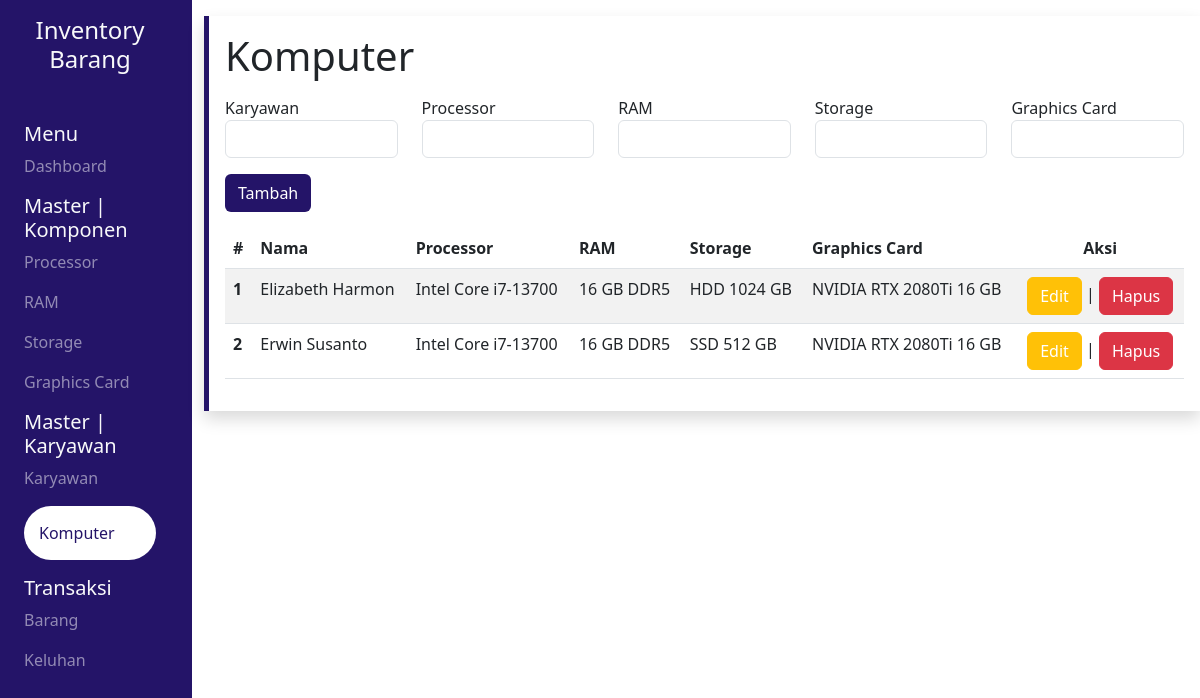
The page /pages/komputer/index.php on the database as committed earlier.
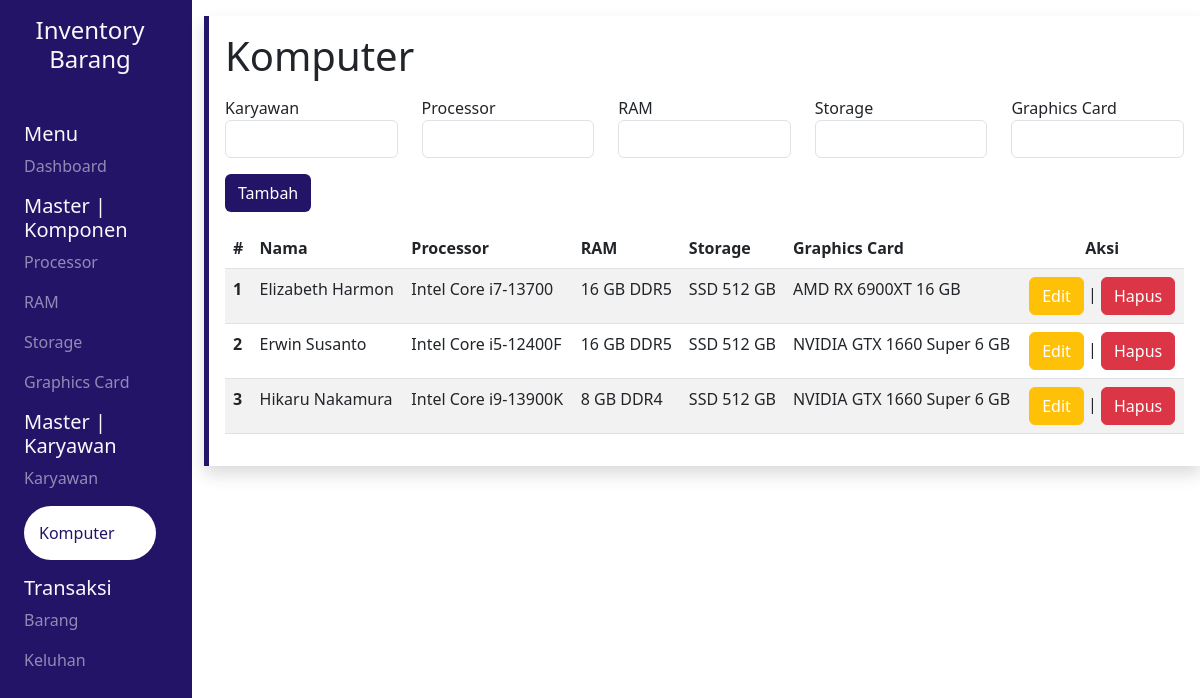
The same page on the database as committed later.
### tables this page shows
CREATE TABLE `komputer` (
  `id` int(11) NOT NULL,
  `id_karyawan` int(11) NOT NULL,
  `id_processor` int(11) NOT NULL,
  `id_ram` int(11) NOT NULL,
  `id_storage` int(11) NOT NULL,
  `id_vga` int(11) NOT NULL
);

CREATE TABLE `karyawan` (
  `id` int(11) NOT NULL,
  `nama` varchar(25) NOT NULL,
  `nip` bigint(18) NOT NULL,
  `jk` enum('Laki - Laki','Perempuan') NOT NULL,
  `divisi` varchar(25) NOT NULL
);

CREATE TABLE `processor` (
  `id` int(11) NOT NULL,
  `nama` varchar(25) NOT NULL,
  `stok` int(11) NOT NULL
);

CREATE TABLE `ram` (
  `id` int(11) NOT NULL,
  `tipe_memori` enum('DDR2','DDR3','DDR4','DDR5') NOT NULL,
  `kapasitas` varchar(25) NOT NULL,
  `stok` int(11) NOT NULL
);

CREATE TABLE `storage` (
  `id` int(11) NOT NULL,
  `tipe` varchar(25) NOT NULL,
  `kapasitas` int(11) NOT NULL,
  `stok` int(11) NOT NULL
);

CREATE TABLE `vga` (
  `id` int(11) NOT NULL,
  `brand` varchar(25) NOT NULL,
  `nama` varchar(25) NOT NULL,
  `vram` int(11) NOT NULL,
  `stok` int(11) NOT NULL
);

### pages/komputer/index.php (the view, shortened to what this page needs)
<?php
include "../src/config/connect.php";
$query_join = "SELECT
    k.id AS id,
    karyawan.nama AS nama_karyawan,
    p.nama AS nama_processor,
    r.kapasitas AS kapasitas_ram,
    r.tipe_memori AS tipe_ram,
    s.tipe AS tipe_storage,
    s.kapasitas AS kapasitas_storage,
    v.brand AS brand_vga,
    v.nama AS nama_vga,
    v.vram AS vram_vga
FROM komputer k
JOIN karyawan ON k.id_karyawan = karyawan.id
JOIN processor p ON k.id_processor = p.id
JOIN ram r ON k.id_ram = r.id
JOIN storage s ON k.id_storage = s.id
JOIN vga v ON k.id_vga = v.id
ORDER BY karyawan.nama ASC";
$result_join = mysqli_query($conn, $query_join);
?>
<!DOCTYPE html>
<html lang="en">
<head>
    <link rel="stylesheet" href="../src/css/global.css">
    <?php include '../src/library/bootstrap.php' ?>
    <?php include '../src/library/datatables.php' ?>
    <?php include '../src/library/sweetalert.php' ?>
</head>
<body>
    <div class="wrapper">
        <div class="row vh-100">
            <section class="col-md-2 sidebar text-light">
                <div class="text-center my-3 mb-5">
                    <h4>Inventory Barang</h4>
                </div>
                <div class="mx-4">
                    <h5>Menu</h5>
                    <a href="../dashboard/">
                        <p class="opacity">Dashboard</p>
                    </a>
                </div>
                <div class="mx-4">
                    <h5>Master | Komponen</h5>
                    <a href="../processor/">
                        <p class="opacity">Processor</p>
                    </a>
                    <a href="../ram/">
                        <p class="opacity">RAM</p>
                    </a>
                    <a href="../storage/">
                        <p class="opacity">Storage</p>
                    </a>
                    <a href="../vga/">
                        <p class="opacity">Graphics Card</p>
                    </a>
                </div>
                <div class="mx-4">
                    <h5>Master | Karyawan</h5>
                    <a href="../karyawan/">
                        <p class="opacity">Karyawan</p>
                        <a href="../komputer/">
                            <p class="opacity-100 aktif rounded-pill">Komputer</p>
                        </a>
                    </a>
                </div>
                <div class="mx-4">
                    <h5>Transaksi</h5>
                    <a href="../barang/">
                        <p class="opacity">Barang</p>
                    </a>
                    <a href="../keluhan/">
                        <p class="opacity">Keluhan</p>
                    </a>
                </div>
            </section>
            <section class="col-md-10 content">
                <div class="wrapper shadow p-3 my-3 left">
                    <h1>Komputer</h1>
                    <form action="" method="POST">
                        <div class="row my-3">
                            <div class="col">
                                <label for="karyawan">Karyawan</label>
                                <input class="form-control" type="text" name="karyawan_input" id="karyawan_input" list="list_karyawan" autocomplete="off" required>
                            </div>
                            <div class="col">
                                <label for="processor">Processor</label>
                                <input class="form-control" type="text" name="processor_input" id="processor_input" list="list_processor" autocomplete="off" required>
                            </div>
                            <div class="col">
                                <label for="ram">RAM</label>
                                <input class="form-control" type="text" name="ram_input" id="ram_input" list="list_ram" autocomplete="off" required>
                            </div>
                            <div class="col">
                                <label for="storage">Storage</label>
                                <input class="form-control" type="text" name="storage_input" id="storage_input" list="list_storage" autocomplete="off" required>
                            </div>
                            <div class="col">
                                <label for="vga">Graphics Card</label>
                                <input class="form-control" type="text" name="vga_input" id="vga_input" list="list_vga" autocomplete="off" required>
                            </div>
                        </div>
                        <button class="btn ungu mb-3" name="submit">Tambah</button>
                    </form>
                    <table id="myTable" class="table table-striped display">
                        <thead>
                            <tr>
                                <th scope="col">#</th>
                                <th scope="col">Nama</th>
                                <th scope="col">Processor</th>
                                <th scope="col">RAM</th>
                                <th scope="col">Storage</th>
                                <th scope="col">Graphics Card</th>
                                <th scope="col" class="text-center">Aksi</th>
                            </tr>
                        </thead>
                        <tbody>
                            <?php $no = 1 ?>
                            <?php while ($result = mysqli_fetch_array($result_join)) : ?>
                                <tr>
                                    <th scope="row"><?= $no++ ?></th>
                                    <td><?= $result["nama_karyawan"] ?></td>
                                    <td><?= $result["nama_processor"] ?></td>
                                    <td><?= $result["kapasitas_ram"] . ' GB ' . $result['tipe_ram'] ?></td>
                                    <td><?= $result["tipe_storage"] . ' ' . $result['kapasitas_storage'] . ' GB' ?></td>
                                    <td><?= $result['brand_vga'] . ' ' . $result["nama_vga"] . ' ' . $result['vram_vga'] . ' GB' ?></td>
                                    <td>
                                        <div class="text-center">
                                            <a href="update.php?id=<?= $result['id'] ?>" class="btn btn-warning">Edit</a> | <a href="delete.php?id=<?= $result['id'] ?>" id="btn-del" class="btn btn-danger">Hapus</a>
                                        </div>
                                    </td>
                                </tr>
                            <?php endwhile; ?>
                        </tbody>
                    </table>
                </div>
            </section>
        </div>
    </div>
</body>
</html>

### pages/src/library/bootstrap.php (shortened to what this page needs)
<link rel="stylesheet" href="https://cdn.jsdelivr.net/npm/bootstrap@5.3.1/dist/css/bootstrap.min.css">
<link href="https://cdnjs.cloudflare.com/ajax/libs/twitter-bootstrap/5.3.0/css/bootstrap.min.css" rel="stylesheet">

### pages/src/library/datatables.php (shortened to what this page needs)
<link href="https://cdn.datatables.net/v/bs5/jq-3.7.0/dt-1.13.6/datatables.min.css" rel="stylesheet">

### pages/src/library/sweetalert.php (shortened to what this page needs)
<link href="https://cdn.jsdelivr.net/npm/sweetalert2@11.7.20/dist/sweetalert2.min.css" rel="stylesheet">

### pages/src/css/global.css (style rules this page uses)
body { overflow-x: hidden; }
a { text-decoration: none !important; color: #fff !important; }
.aktif { background-color: #fff; color: #241468; padding: 15px; }
.ungu { background-color: #241468 !important; color: #fff !important; }
.opacity { opacity: 0.5; }
.sidebar { background-color: #241468 !important; }
.left { border-left: 5px solid #241468 !important; }

Rows that differ between the two databases and show on the page:
changed komputer "Elizabeth Harmon": id_storage.tipe "HDD" → "SSD"; id_storage.kapasitas "1024" → "512"; id_vga.brand "NVIDIA" → "AMD"; id_vga.nama "RTX 2080Ti" → "RX 6900XT"
changed komputer "Erwin Susanto": id_processor.nama "Intel Core i7-13700" → "Intel Core i5-12400F"; id_vga.nama "RTX 2080Ti" → "GTX 1660 Super"; id_vga.vram "16" → "6"
added komputer: id_karyawan.nama "Hikaru Nakamura", id_processor.nama "Intel Core i9-13900K", id_ram.kapasitas "8", id_ram.tipe_memori "DDR4", id_storage.tipe "SSD", id_storage.kapasitas "512", id_vga.brand "NVIDIA", id_vga.nama "GTX 1660 Super", id_vga.vram "6"
